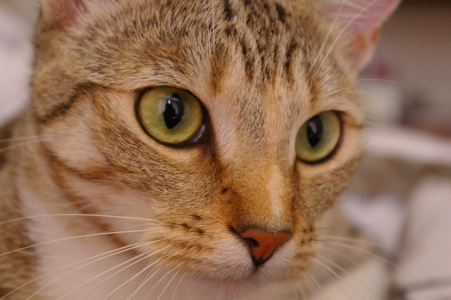
%> input picture bachelor/CV/lab2/Affined/chelsea.png, 451 x 300 px
$ octave Affined.m   (GNU Octave 9; MATLAB toolbox functions it lacks are replaced by stand-ins)
%> lines starting %> are read from the running program, lines starting %| are printed output that depends on the picture
I = imread("chelsea.png");
%> I is the input picture: size 300x451x3 uint8; mean R, G, B 147.7, 111.4, 86.8

T = [1 0 0; 0.3 1 0; 0 0 1];
tform = affine2d(T);
I_bevel = imwarp(I, tform);
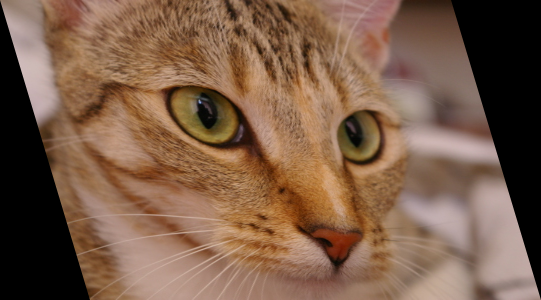
%> I_bevel: size 300x541x3 uint8; mean R, G, B 123.1, 92.9, 72.4
% imshow(I_bevel);

imid = round(size(I,2) / 2);
%> imid = 226
I_left = I(:, 1:imid, :);
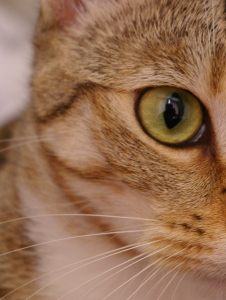
%> I_left: size 300x226x3 uint8; mean R, G, B 148.9, 110, 82.1
stretch = 2;
I_right = I(:, (imid + 1:end), :);
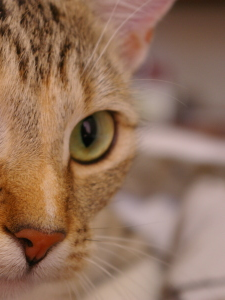
%> I_right: size 300x225x3 uint8; mean R, G, B 146.4, 112.9, 91.5
T = [stretch 0 0; 0 1 0; 0 0 1];
tform = affine2d(T);
I_scale = imwarp(I_right, tform);
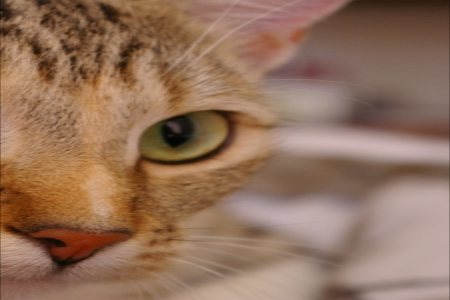
%> I_scale: size 300x450x3 uint8; mean R, G, B 146.4, 112.9, 91.5
I_piecewiselinear = [I_left I_scale];
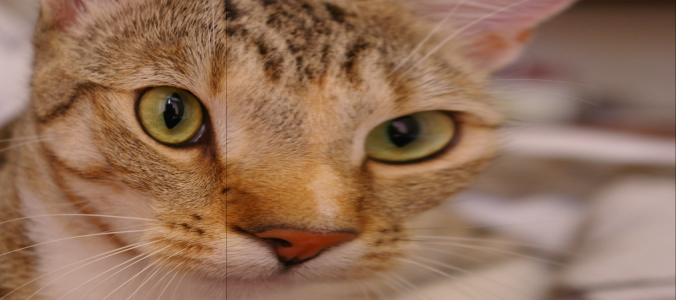
%> I_piecewiselinear: size 300x676x3 uint8; mean R, G, B 147.2, 111.9, 88.4
imshow(I_piecewiselinear);

$ run again, with bachelor/CV/lab2/Affined/Кусочно-линейные преобразования.png copied over bachelor/CV/lab2/Affined/chelsea.png
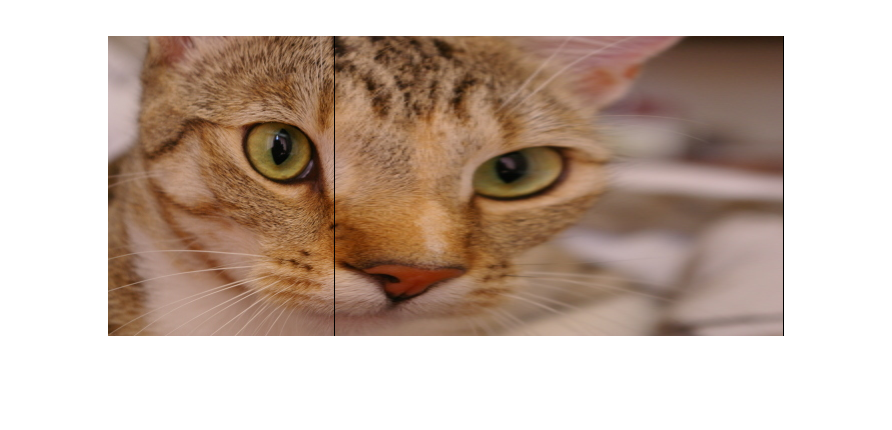
%> input picture bachelor/CV/lab2/Affined/Кусочно-линейные преобразования.png, 892 x 430 px
%> I is the input picture: size 430x892x3 uint8; mean R, G, B 197.8, 179.2, 166.7
%> `I_scale = imwarp(I_right, tform);`:
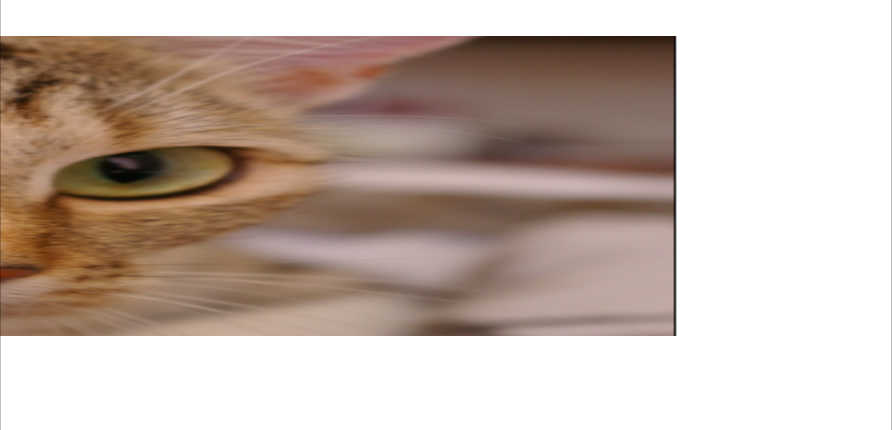
%> I_scale: size 430x892x3 uint8; mean R, G, B 197.1, 181.2, 171.7
%> `I_piecewiselinear = [I_left I_scale];`:
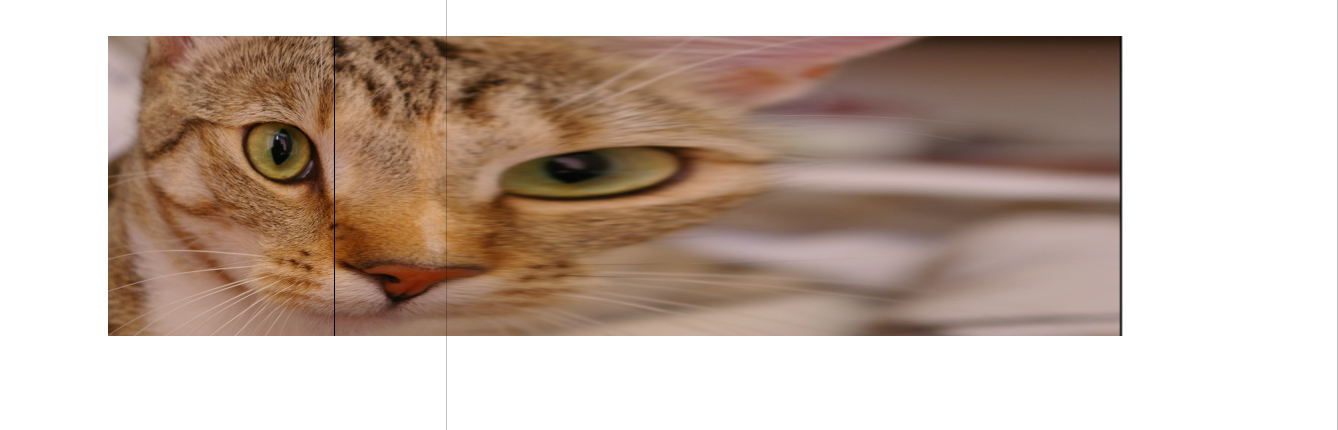
%> I_piecewiselinear: size 430x1338x3 uint8; mean R, G, B 197.6, 179.8, 168.4
